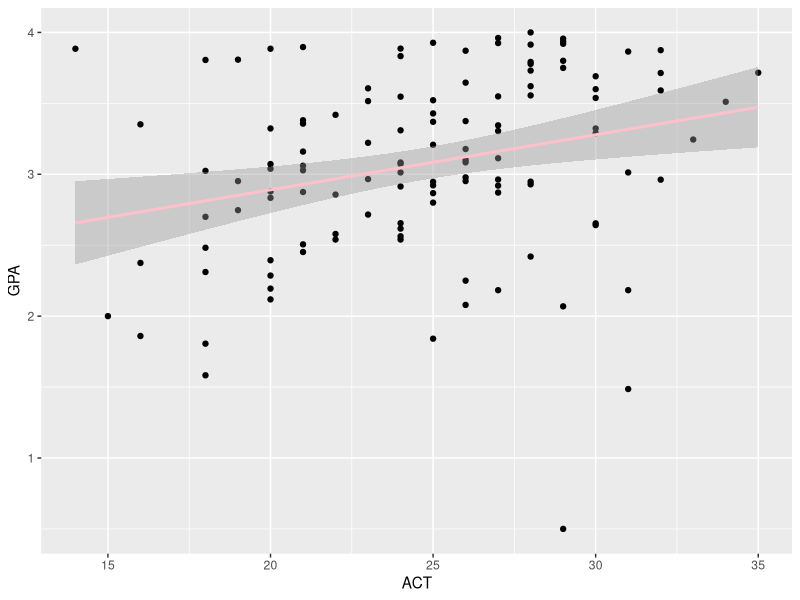

The R source for this figure:
## ---- chunk 1
#Loading Packages
rm(list=ls())
library(readxl)
library(tidyverse)
library(broom)
library(dplyr)

## ---- chunk 2
#Import Data 
antibodies_df=
   read.csv("./data/Antibodies.csv") %>%
  na.omit()
## ---- chunk 3
Normal = antibodies_df %>%
  filter(Smell == "Normal")

ALtered = antibodies_df %>%
  filter(Smell == "Altered")
## ---- chunk 4
wilcox.test(Normal$Antibody_IgM, ALtered$Antibody_IgM, mu=0)
## ---- chunk 5
test_stats_df=tidy(wilcox.test(Normal$Antibody_IgM, ALtered$Antibody_IgM, mu=0))
## ---- chunk 6
GPA_df=
   read.csv("./data/GPA.csv")
## ---- chunk 7
GPA_df %>% 
  ggplot(aes(ACT, GPA)) + geom_point(color='black')  +
  geom_smooth(method='lm', se=TRUE,color="pink") 
## ---- chunk 8
GPAlm=lm(GPA~ACT,data=GPA_df)

## ---- chunk 9
summary(GPAlm)
tidy(GPAlm)
## ---- chunk 10
qt(0.975,118)
## ---- chunk 11
confint(GPAlm,level=0.95)
## ---- chunk 12
new_data <- data.frame(ACT=c(28))
predict(GPAlm, newdata=new_data, interval="confidence", level=0.95)
## ---- chunk 13

predict(GPAlm, newdata=new_data, interval="prediction", level=0.95)
